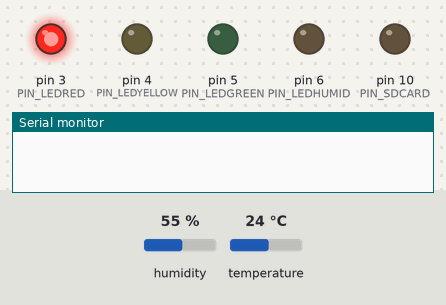
Bench run of a sketch on a simulated Arduino Uno, built with avr-gcc and run on an emulated ATmega328P. Parts: output pins drawn as LEDs (lit = HIGH), the last lines printed to the serial monitor. The inputs (shaded band) are chosen by the test bench; at power-on: humidity 55 %, temperature 24 °C. The local clock reads 2024-03-15 10:24:30 at power-on unless the sketch sets it; storage starts empty.

Above: at 0.1 s.
At 1.1 s:
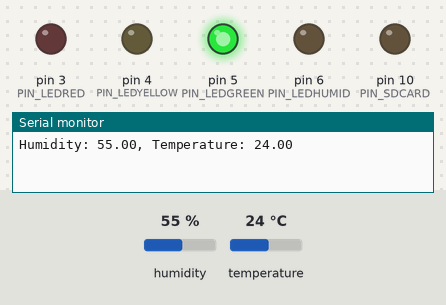
Timing chart, 0 to 2.6 s (numbered marks = the images above):
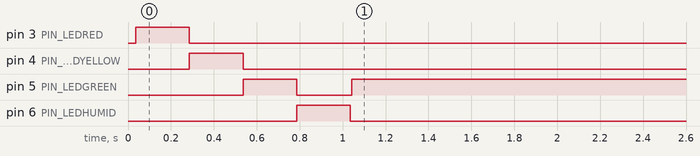

The sketch:

WeatherSensingProgram.ino
```cpp
#include <SD.h>
#include <RTClib.h>
#include <DHT.h>

const int PIN_TEMPSENSOR = 2;
const int PIN_LEDRED = 3, PIN_LEDYELLOW = 4, PIN_LEDGREEN = 5, PIN_LEDHUMID = 6;
const int PIN_SDCARD = 10;
float humidity, temperature;
DHT tempSensor(PIN_TEMPSENSOR, DHT22);
RTC_DS1307 rtc;
DateTime now;
int sampleID;

void TurnOffTempLEDs()
{
  digitalWrite(PIN_LEDRED, LOW);
  digitalWrite(PIN_LEDYELLOW, LOW);
  digitalWrite(PIN_LEDGREEN, LOW);
}

void TurnOffHumidLED()
{
  digitalWrite(PIN_LEDHUMID, LOW);
}

int LEDFromTemperature()
{
  if (temperature < 14)
  {
    return PIN_LEDRED;
  }
  else if (temperature >= 14 && temperature < 20)
  {
    return PIN_LEDYELLOW;
  }
  else
  {
    return PIN_LEDGREEN;
  }
}

bool HighHumidity()
{
  if (humidity >= 70)
  {
    return HIGH;
  }
  return LOW;
}

void ConfigureTempLEDs()
{
  TurnOffTempLEDs();

  switch (LEDFromTemperature())
  {
    case PIN_LEDRED:
      digitalWrite(PIN_LEDRED, HIGH);
      break;
    case PIN_LEDYELLOW:
      digitalWrite(PIN_LEDYELLOW, HIGH);
      break;
    case PIN_LEDGREEN:
      digitalWrite(PIN_LEDGREEN, HIGH);
      break;
  }
}

void ConfigureHumidLED()
{
  digitalWrite(PIN_LEDHUMID, HighHumidity());
}

void ConfigureLEDs()
{
  ConfigureTempLEDs();
  ConfigureHumidLED();
}

void LEDTest()
{
  int highLED = PIN_LEDRED;
  do
  {
    TurnOffTempLEDs();
    TurnOffHumidLED();

    switch (highLED)
    {
      case PIN_LEDRED:
        digitalWrite(PIN_LEDRED, HIGH);
        break;
      case PIN_LEDYELLOW:
        digitalWrite(PIN_LEDYELLOW, HIGH);
        break;
      case PIN_LEDGREEN:
        digitalWrite(PIN_LEDGREEN, HIGH);
        break;
      case PIN_LEDHUMID:
        digitalWrite(PIN_LEDHUMID, HIGH);
        break;
    }
    highLED++;
    delay(250);
  }
  while (highLED != PIN_LEDHUMID + 1);

  digitalWrite(PIN_LEDRED, LOW);
  digitalWrite(PIN_LEDYELLOW, LOW);
  digitalWrite(PIN_LEDGREEN, LOW);
  digitalWrite(PIN_LEDHUMID, LOW);
}

void WriteDateTime(File &file)
{
  // Date
  file.print(now.day(), DEC);
  file.print("/");
  file.print(now.month(), DEC);
  file.print("/");
  file.print(now.year(), DEC);
  file.print(",");
  // Time
  file.print(now.hour(), DEC);
  file.print(":");
  file.print(now.minute(), DEC);
  file.print(":");
  file.print(now.second(), DEC);
  file.print(",");
}

void WriteTempSample()
{
  File temperaturesFile = SD.open("TEMP.CSV", FILE_WRITE);

  // Sample ID
  temperaturesFile.print(sampleID);
  temperaturesFile.print(",");

  // Date and Time
  WriteDateTime(temperaturesFile);

  // Temperature
  temperaturesFile.println(temperature);

  // Close file
  temperaturesFile.close();
}

void WriteHumSample()
{
  File humsFile = SD.open("HUM.CSV", FILE_WRITE);

  // Sample ID
  humsFile.print(sampleID);
  humsFile.print(",");

  // Date and Time
  WriteDateTime(humsFile);

  // Humidity
  humsFile.println(humidity);

  // Close file
  humsFile.close();
}

void setup()
{
  Serial.begin(9600);
  rtc.begin();
  SD.begin(PIN_SDCARD);
  if (!SD.exists("TEMP.CSV"))
  {
    SD.open("TEMP.CSV").close();
  }
  if (!SD.exists("HUM.CSV"))
  {
    SD.open("HUM.CSV").close();
  }

  tempSensor.begin();

  sampleID = 1;

  pinMode(PIN_LEDRED, OUTPUT);
  pinMode(PIN_LEDYELLOW, OUTPUT);
  pinMode(PIN_LEDGREEN, OUTPUT);
  pinMode(PIN_LEDHUMID, OUTPUT);
  pinMode(PIN_SDCARD, OUTPUT);

  LEDTest();
}

void loop()
{
  humidity = tempSensor.readHumidity();
  temperature = tempSensor.readTemperature();
  now = rtc.now();

  ConfigureLEDs();
  WriteTempSample();
  WriteHumSample();
  sampleID++;

  Serial.print("Humidity: ");
  Serial.print(humidity);
  Serial.print(", Temperature: ");
  Serial.print(temperature);
  Serial.println();

  delay(60000);
}
```

Measured:
- by itself, pin 5 (PIN_LEDGREEN): HIGH → LOW at 0.79 s, → HIGH 0.26 s later
